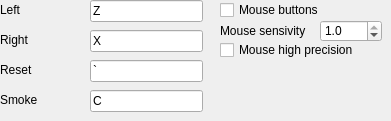
   <widget class="QWidget" name="tab_7">
    <attribute name="title">
     <string>Input</string>
    </attribute>
    <widget class="QKeySequenceEdit" name="xkey">
     <property name="geometry">
      <rect>
       <x>90</x>
       <y>0</y>
       <width>113</width>
       <height>22</height>
      </rect>
     </property>
     <property name="keySequence">
      <string>Z</string>
     </property>
    </widget>
    <widget class="QKeySequenceEdit" name="zkey">
     <property name="geometry">
      <rect>
       <x>90</x>
       <y>30</y>
       <width>113</width>
       <height>22</height>
      </rect>
     </property>
     <property name="keySequence">
      <string>X</string>
     </property>
    </widget>
    <widget class="QKeySequenceEdit" name="rkey">
     <property name="geometry">
      <rect>
       <x>90</x>
       <y>60</y>
       <width>113</width>
       <height>22</height>
      </rect>
     </property>
     <property name="keySequence">
      <string>`</string>
     </property>
    </widget>
    <widget class="QKeySequenceEdit" name="ckey">
     <property name="geometry">
      <rect>
       <x>90</x>
       <y>90</y>
       <width>113</width>
       <height>22</height>
      </rect>
     </property>
     <property name="keySequence">
      <string>C</string>
     </property>
    </widget>
    <widget class="QLabel" name="label_25">
     <property name="geometry">
      <rect>
       <x>0</x>
       <y>0</y>
       <width>49</width>
       <height>20</height>
      </rect>
     </property>
     <property name="text">
      <string>Left</string>
     </property>
    </widget>
    <widget class="QLabel" name="label_26">
     <property name="geometry">
      <rect>
       <x>0</x>
       <y>30</y>
       <width>49</width>
       <height>20</height>
      </rect>
     </property>
     <property name="text">
      <string>Right</string>
     </property>
    </widget>
    <widget class="QLabel" name="label_27">
     <property name="geometry">
      <rect>
       <x>0</x>
       <y>60</y>
       <width>49</width>
       <height>20</height>
      </rect>
     </property>
     <property name="text">
      <string>Reset</string>
     </property>
    </widget>
    <widget class="QLabel" name="label_28">
     <property name="geometry">
      <rect>
       <x>0</x>
       <y>90</y>
       <width>49</width>
       <height>20</height>
      </rect>
     </property>
     <property name="text">
      <string>Smoke</string>
     </property>
    </widget>
    <widget class="QCheckBox" name="mouse">
     <property name="geometry">
      <rect>
       <x>220</x>
       <y>0</y>
       <width>111</width>
       <height>20</height>
      </rect>
     </property>
     <property name="text">
      <string>Mouse buttons</string>
     </property>
    </widget>
    <widget class="QDoubleSpinBox" name="mousesensivity">
     <property name="geometry">
      <rect>
       <x>320</x>
       <y>20</y>
       <width>62</width>
       <height>22</height>
      </rect>
     </property>
     <property name="decimals">
      <number>1</number>
     </property>
     <property name="maximum">
      <double>1.000000000000000</double>
     </property>
     <property name="singleStep">
      <double>0.100000000000000</double>
     </property>
     <property name="value">
      <double>1.000000000000000</double>
     </property>
    </widget>
    <widget class="QLabel" name="label_29">
     <property name="geometry">
      <rect>
       <x>220</x>
       <y>20</y>
       <width>101</width>
       <height>21</height>
      </rect>
     </property>
     <property name="text">
      <string>Mouse sensivity</string>
     </property>
    </widget>
    <widget class="QCheckBox" name="mousehighprecision">
     <property name="geometry">
      <rect>
       <x>220</x>
       <y>40</y>
       <width>141</width>
       <height>20</height>
      </rect>
     </property>
     <property name="text">
      <string>Mouse high precision</string>
     </property>
    </widget>
   </widget>
